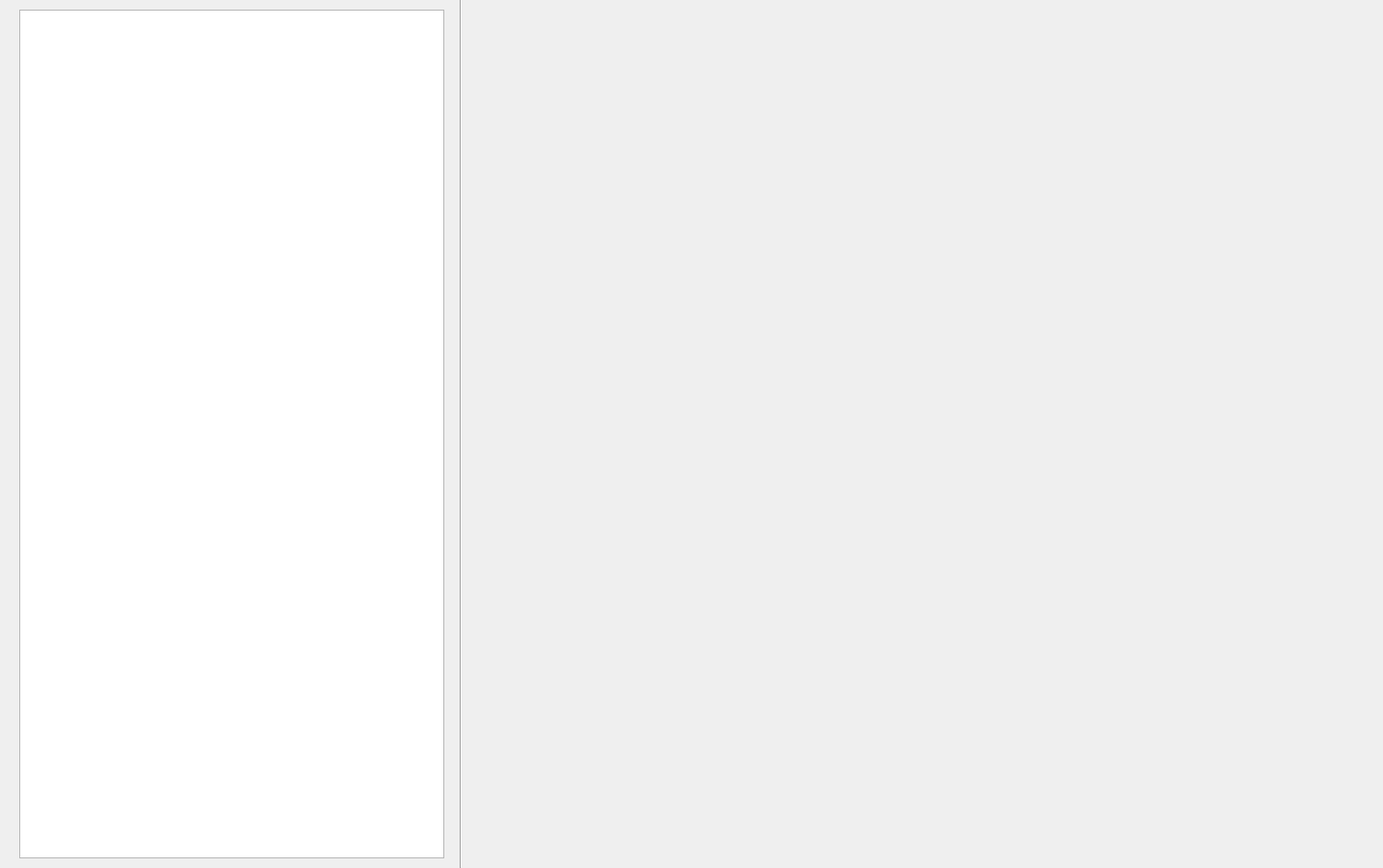
<?xml version="1.0" encoding="UTF-8"?>
<ui version="4.0">
 <class>HelpDialog</class>
 <widget class="QDialog" name="HelpDialog">
  <property name="geometry">
   <rect>
    <x>0</x>
    <y>0</y>
    <width>1435</width>
    <height>901</height>
   </rect>
  </property>
  <property name="windowTitle">
   <string>Dialog</string>
  </property>
  <widget class="QTextBrowser" name="textBrowser">
   <property name="geometry">
    <rect>
     <x>20</x>
     <y>10</y>
     <width>441</width>
     <height>881</height>
    </rect>
   </property>
   <property name="font">
    <font>
     <pointsize>13</pointsize>
    </font>
   </property>
  </widget>
  <widget class="Line" name="line">
   <property name="geometry">
    <rect>
     <x>470</x>
     <y>-10</y>
     <width>16</width>
     <height>911</height>
    </rect>
   </property>
   <property name="orientation">
    <enum>Qt::Vertical</enum>
   </property>
  </widget>
  <widget class="QLabel" name="picHelpImg">
   <property name="geometry">
    <rect>
     <x>510</x>
     <y>10</y>
     <width>911</width>
     <height>881</height>
    </rect>
   </property>
   <property name="frameShape">
    <enum>QFrame::NoFrame</enum>
   </property>
   <property name="text">
    <string/>
   </property>
   <property name="pixmap">
    <pixmap>C:/Users/Nosfreat/Desktop/voucher kurs fotografii 2024 Paweł Sieciński.jpg</pixmap>
   </property>
  </widget>
 </widget>
 <resources/>
 <connections/>
</ui>
